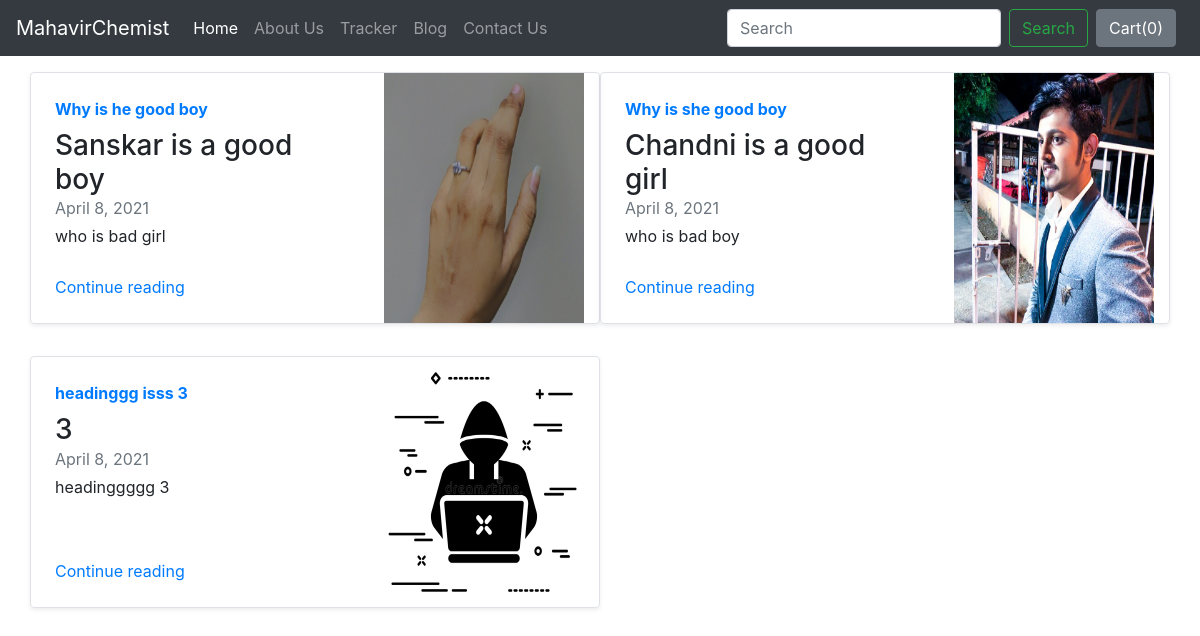
/blog/, run on an earlier commit of the app's database.
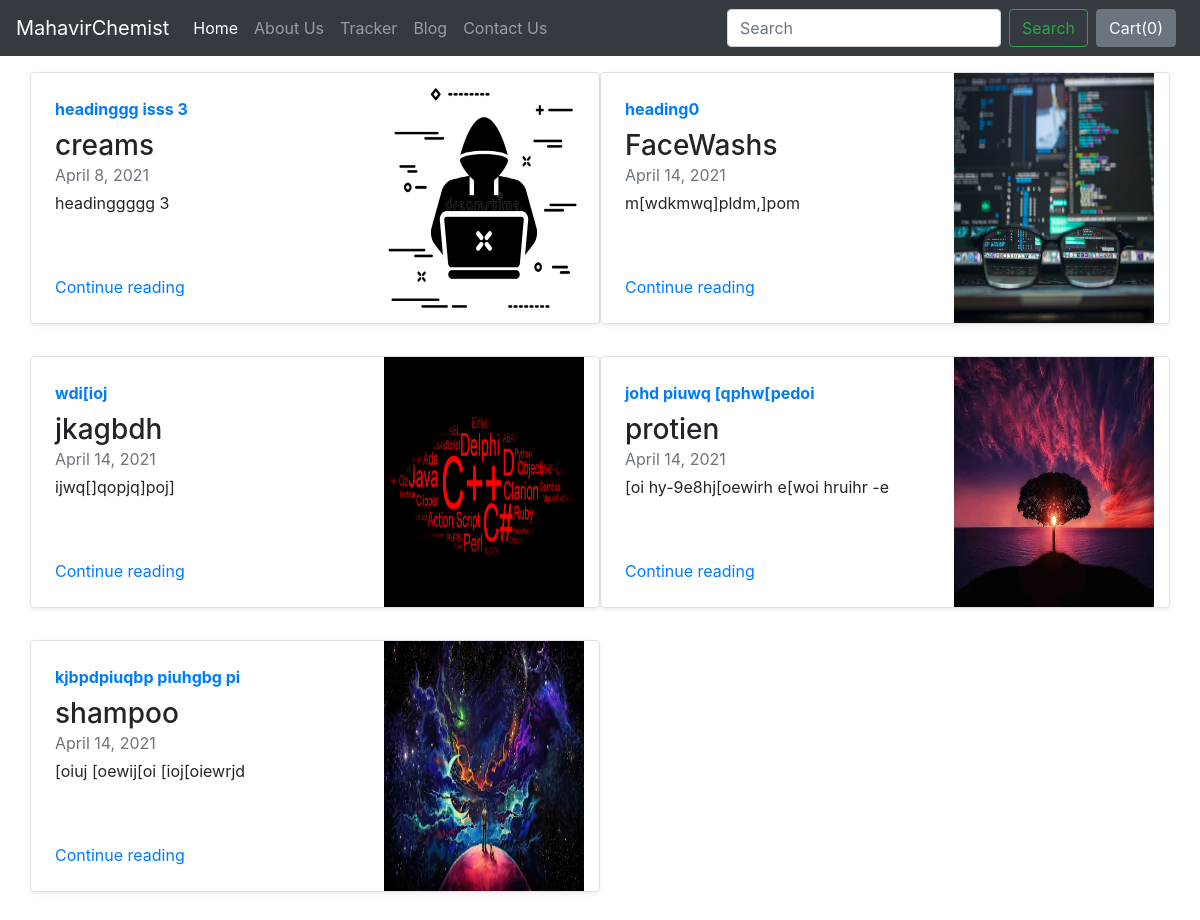
And on a later commit of the database.
### blog/models.py (models this page shows, shortened)
class Blogpost(models.Model):
    post_id = models.AutoField(primary_key=True)
    title = models.CharField(max_length=50)
    head0 = models.CharField(max_length=500, default="")
    chead0 = models.CharField(max_length=5000, default="")
    head1 = models.CharField(max_length=500, default="")
    chead1 = models.CharField(max_length=5000, default="")
    head2 = models.CharField(max_length=500, default="")
    chead2 = models.CharField(max_length=5000, default="")
    pub_date = models.DateField()
    thumbnail = models.ImageField(upload_to="blog/images", default="")

### blog/views.py (the view)
# urls.py: path('', views.index)
def index(request):
    myposts = Blogpost.objects.all()
    params = {'myposts':myposts}
    return render(request, 'blog/index.html', params)

### MahavirChemist Server's Code/djangomc/blog/templates/blog/index.html (shortened to what this page needs)
{% extends 'blog/basic.html' %}
{% block body %}
    <div class="container mt-3">
      <div class="row my-2">
{% for item in myposts %}
        <div class="col-md-6">
          <div class="row g-0 border rounded overflow-hidden flex-md-row mb-4 shadow-sm h-md-250 position-relative">
            <div class="col p-4 d-flex flex-column position-static">
              <strong class="d-inline-block mb-2 text-primary">{{item.head0}}</strong>
              <h3 class="mb-0">{{item.title}}</h3>
              <div class="mb-1 text-muted">{{item.pub_date}}</div>
              <p class="card-text mb-auto">{{item.head1}}</p>
              <a href="blogpost/{{item.post_id}}" class="stretched-link">Continue reading</a>
            </div>
            <div class="col-auto d-none d-lg-block">
              <img src="/media/{{item.thumbnail}}" class="bd-placeholder-img" width="200" height="250" xmlns="http://www.w3.org/2000/svg" role="img" aria-label="Placeholder: Thumbnail" preserveAspectRatio="xMidYMid slice" focusable="false"/>
            </div>
          </div>
        </div>
{% if forloop.counter|divisibleby:2 %}
      </div><div class="row my-2">
{% endif %}
{% endfor %}
    </div>
{% endblock body %}

### MahavirChemist Server's Code/djangomc/blog/templates/blog/basic.html (shortened to what this page needs)
<!doctype html>
<html lang="en">
  <head>
    <link rel="stylesheet" href="https://stackpath.bootstrapcdn.com/bootstrap/4.2.1/css/bootstrap.min.css">
  </head>
  <body>
    <nav class="navbar navbar-expand-lg navbar-dark bg-dark">
  <a class="navbar-brand" href="/">MahavirChemist</a>
  <div class="collapse navbar-collapse" id="navbarSupportedContent">
    <ul class="navbar-nav mr-auto">
      <li class="nav-item active">
        <a class="nav-link" href="/shop">Home <span class="sr-only">(current)</span></a>
      </li>
      <li class="nav-item">
        <a class="nav-link" href="/shop/about">About Us</a>
      </li>
      <li class="nav-item">
        <a class="nav-link" href="/shop/tracker">Tracker</a>
      </li>
      <li class="nav-item">
        <a class="nav-link" href="/blog">Blog</a>
      </li>
      <li class="nav-item">
        <a class="nav-link" href="/shop/contact">Contact Us</a>
      </li>
    </ul>
    <form class="form-inline my-2 my-lg-0">
      <input class="form-control mr-sm-2" type="search" placeholder="Search" aria-label="Search">
      <button class="btn btn-outline-success my-2 my-sm-0" type="submit">Search</button>
    </form>
    <button type="button" class="btn btn-secondary mx-2" id="popcart" data-container="body" data-toggle="popover" data-placement="bottom" data-html="true" data-content="Vivamus
sagittis lacus vel augue laoreet rutrum faucibus.">
  Cart(<span id="cart">0</span>)
</button>
  </div>
</nav>
  {% block body %} {% endblock %}
  </body>
</html>

What changed in the data, as far as the page shows it:
removed Blogpost: head0 "Why is he good boy", title "Sanskar is a good boy", pub_date "April 8, 2021", head1 "who is bad girl", thumbnail (picture)
removed Blogpost: head0 "Why is she good boy", title "Chandni is a good girl", pub_date "April 8, 2021", head1 "who is bad boy", thumbnail (picture)
changed Blogpost "headinggg isss 3": title "3" → "creams"
added Blogpost: head0 "heading0", title "FaceWashs", pub_date "April 14, 2021", head1 "m[wdkmwq]pldm,]pom", thumbnail (picture)
added Blogpost: head0 "wdi[ioj", title "jkagbdh", pub_date "April 14, 2021", head1 "ijwq[]qopjq]poj]", thumbnail (picture)
added Blogpost: head0 "johd piuwq [qphw[pedoi", title "protien", pub_date "April 14, 2021", head1 "[oi hy-9e8hj[oewirh e[woi hruihr -e", thumbnail (picture)
added Blogpost: head0 "kjbpdpiuqbp piuhgbg pi", title "shampoo", pub_date "April 14, 2021", head1 "[oiuj [oewij[oi [ioj[oiewrjd", thumbnail (picture)
